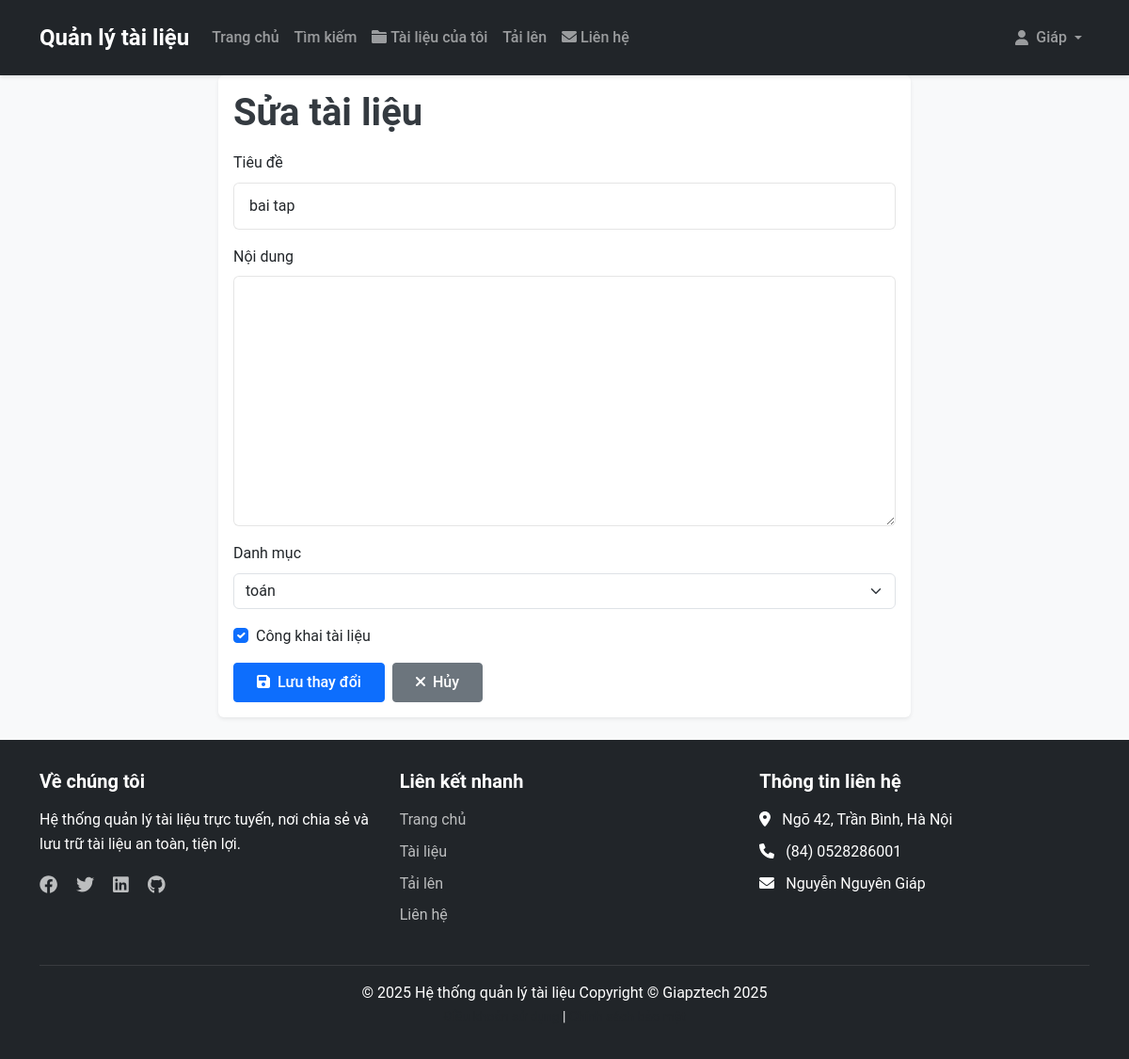
/edit_document.php?id=15 (signed in), run on the app's committed database.
### tables this page shows
CREATE TABLE `documents` (
  `id` int NOT NULL AUTO_INCREMENT,
  `title` varchar(255) NOT NULL,
  `content` text,
  `download_link` varchar(255) DEFAULT NULL,
  `description` text,
  `filename` varchar(255) NOT NULL,
  `original_filename` varchar(255) NOT NULL,
  `file_size` bigint NOT NULL,
  `file_type` varchar(100) NOT NULL,
  `user_id` int NOT NULL,
  `created_at` timestamp NOT NULL DEFAULT CURRENT_TIMESTAMP,
  `updated_at` timestamp NOT NULL DEFAULT CURRENT_TIMESTAMP ON UPDATE CURRENT_TIMESTAMP,
  `visibility` enum('public','private') DEFAULT 'public',
  `downloads` int DEFAULT '0',
  `category_id` int DEFAULT NULL,
  PRIMARY KEY (`id`),
  KEY `user_id` (`user_id`),
  KEY `fk_documents_category` (`category_id`),
  CONSTRAINT `documents_ibfk_1` FOREIGN KEY (`user_id`) REFERENCES `users` (`id`) ON DELETE CASCADE,
  CONSTRAINT `fk_documents_category` FOREIGN KEY (`category_id`) REFERENCES `categories` (`id`) ON DELETE SET NULL
);

CREATE TABLE `users` (
  `id` int NOT NULL AUTO_INCREMENT,
  `email` varchar(255) NOT NULL,
  `password` varchar(255) NOT NULL,
  `role_id` int NOT NULL,
  `full_name` varchar(255) NOT NULL,
  `status` enum('active','inactive','banned') NOT NULL DEFAULT 'active',
  `created_at` timestamp NOT NULL DEFAULT CURRENT_TIMESTAMP,
  `updated_at` timestamp NOT NULL DEFAULT CURRENT_TIMESTAMP ON UPDATE CURRENT_TIMESTAMP,
  PRIMARY KEY (`id`),
  UNIQUE KEY `email` (`email`),
  KEY `role_id` (`role_id`),
  CONSTRAINT `users_ibfk_1` FOREIGN KEY (`role_id`) REFERENCES `roles` (`id`)
);

### classes/Settings.php (called while the page is built, shortened)
<?php
class Settings {
    private static $instance = null;
    public static function getInstance($conn = null) {
        if (self::$instance === null) {
            self::$instance = new self($conn);
        }
        return self::$instance;
    }
}

### classes/Auth.php (called while the page is built, shortened)
<?php
require_once __DIR__ . '/Settings.php';
class Auth {
    public function isLoggedIn() {
        return isset($_SESSION['user_id']);
    }
    public function isAdmin() {
        return isset($_SESSION['admin_id']);
    }
    public function isUserLoggedIn() {
        return isset($_SESSION['user_id']);
    }
    public function getCurrentUserData() {
        $is_admin_area = strpos($_SERVER['REQUEST_URI'], '/admin/') !== false;
        if ($this->isUserLoggedIn()) {
            return [
                'id' => $_SESSION['user_id'],
                'email' => $_SESSION['user_email'],
                'name' => $_SESSION['user_name'],
                'role' => $_SESSION['user_role'],
                'is_admin' => false
            ];
        }
        return null;
    }
}

### edit_document.php (the view, shortened to what this page needs)
<?php
require_once 'classes/Settings.php';
$database = new Database();
$conn = $database->getConnection();
$document_id = $_GET['id'] ?? 0;
$query = "
    SELECT d.*, u.full_name as uploader_name, c.name as category_name, c.id as category_id
    FROM documents d
    LEFT JOIN users u ON d.user_id = u.id
    LEFT JOIN categories c ON d.category_id = c.id
    WHERE d.id = ?
";
$stmt = $conn->prepare($query);
$stmt->execute([$document_id]);
$document = $stmt->fetch();
$category_query = "SELECT id, name FROM categories ORDER BY name";
$category_stmt = $conn->prepare($category_query);
$category_stmt->execute();
$categories = $category_stmt->fetchAll();
require_once 'includes/header.php';
?>
<div class="container mt-4">
    <div class="row">
        <div class="col-md-8 mx-auto">
            <div class="card">
                <div class="card-body">
                    <h1 class="card-title">Sửa tài liệu</h1>
                    <form method="POST" action="">
                        <div class="mb-3">
                            <label for="title" class="form-label">Tiêu đề</label>
                            <input type="text" class="form-control" id="title" name="title"
                                   value="<?php echo htmlspecialchars($document['title'] ?? ''); ?>" required>
                        </div>
                        <div class="mb-3">
                            <label for="content" class="form-label">Nội dung</label>
                            <textarea class="form-control" id="content" name="content" rows="10"
                                      required><?php echo htmlspecialchars($document['content'] ?? ''); ?></textarea>
                        </div>
                        <div class="mb-3">
                            <label for="category_id" class="form-label">Danh mục</label>
                            <select class="form-select" id="category_id" name="category_id">
                                <?php foreach ($categories as $category): ?>
                                    <option value="<?php echo $category['id']; ?>"
                                            <?php echo ($category['id'] == ($document['category_id'] ?? null)) ? 'selected' : ''; ?>>
                                        <?php echo htmlspecialchars($category['name']); ?>
                                    </option>
                                <?php endforeach; ?>
                            </select>
                        </div>
                        <div class="mb-3 form-check">
                            <input type="checkbox" class="form-check-input" id="is_public" name="is_public"
                                   <?php echo ($document['visibility'] ?? 'public') === 'public' ? 'checked' : ''; ?>>
                            <label class="form-check-label" for="is_public">Công khai tài liệu</label>
                        </div>
                        <div class="d-flex gap-2">
                            <button type="submit" class="btn btn-primary">
                                <i class="fas fa-save me-2"></i>Lưu thay đổi
                            </button>
                            <a href="view_document.php?id=<?php echo $document_id; ?>" class="btn btn-secondary">
                                <i class="fas fa-times me-2"></i>Hủy
                            </a>
                        </div>
                    </form>
                </div>
            </div>
        </div>
    </div>
</div>
<?php require_once 'includes/footer.php'; ?>

### includes/header.php (shortened to what this page needs)
<?php
require_once __DIR__ . '/../classes/Auth.php';
$auth = new Auth($conn);
$current_user = $auth->getCurrentUserData();
?>
<!DOCTYPE html>
<html lang="vi">
<head>
    <link href="https://cdn.jsdelivr.net/npm/bootstrap@5.3.0/dist/css/bootstrap.min.css" rel="stylesheet">
    <link href="https://cdnjs.cloudflare.com/ajax/libs/font-awesome/6.0.0/css/all.min.css" rel="stylesheet">
    <link href="assets/css/style.css" rel="stylesheet">
</head>
<body>
<nav class="navbar navbar-expand-lg navbar-dark bg-dark">
    <div class="container">
        <a class="navbar-brand" href="index.php">Quản lý tài liệu</a>
        <div class="collapse navbar-collapse" id="navbarNav">
            <ul class="navbar-nav me-auto">
                <li class="nav-item">
                    <a class="nav-link" href="index.php">Trang chủ</a>
                </li>
                <li class="nav-item">
                    <a class="nav-link" href="search.php">Tìm kiếm</a>
                </li>
                <?php if ($auth->isLoggedIn()): ?>
                    <li class="nav-item">
                        <a class="nav-link" href="my_documents.php">
                            <i class="fas fa-folder me-1"></i>Tài liệu của tôi
                        </a>
                    </li>
                    <li class="nav-item">
                        <a class="nav-link" href="upload.php">Tải lên</a>
                    </li>
                <?php endif; ?>
                <li class="nav-item">
                    <a class="nav-link" href="contact.php">
                        <i class="fas fa-envelope me-1"></i>Liên hệ
                    </a>
                </li>
            </ul>
            <ul class="navbar-nav">
                <?php if ($current_user): ?>
                    <li class="nav-item dropdown">
                        <a class="nav-link dropdown-toggle d-flex align-items-center" href="#" role="button" id="userDropdownMenu" data-bs-toggle="dropdown" aria-expanded="false">
                            <i class="fas fa-user me-2"></i>
                            <span><?php echo htmlspecialchars($current_user['name']); ?></span>
                        </a>
                    </li>
                <?php endif; ?>
            </ul>
        </div>
    </div>
</nav>
</body>
</html>

### assets/css/style.css (style rules this page uses)
:root { --primary-color: #007bff; --secondary-color: #6c757d; --success-color: #28a745; --danger-color: #dc3545; --warning-color: #ffc107; --info-color: #17a2b8; --dark-color: #343a40; --light-color: #f8f9fa; }
body { background-color: var(--light-color); font-family: 'Roboto', sans-serif; line-height: 1.6; }
.navbar { box-shadow: 0 2px 4px rgba(0,0,0,.1); padding: 1rem 0; }
.navbar-brand { font-weight: 700; font-size: 1.5rem; color: white !important; }
.navbar-nav .nav-link { font-weight: 500; padding: 0.5rem 1rem; transition: color 0.3s ease; }
.card { border: none; box-shadow: 0 0.125rem 0.25rem rgba(0,0,0,.075); transition: all 0.3s ease; margin-bottom: 1.5rem; }
.card-title { color: var(--dark-color); font-weight: 600; margin-bottom: 1rem; }
.btn { font-weight: 500; padding: 0.5rem 1.5rem; border-radius: 0.25rem; transition: all 0.3s ease; }
.form-control { border: 1px solid rgba(0,0,0,.1); padding: 0.75rem 1rem; font-size: 1rem; transition: all 0.3s ease; }
.card { transition: transform 0.2s; }

### includes/header.php (style rules this page uses)
body { padding-top: 56px; }
.navbar { position: fixed; top: 0; right: 0; left: 0; z-index: 1030; background-color: #212529 !important; box-shadow: 0 2px 4px rgba(0,0,0,.1); }
.nav-item.dropdown .dropdown-toggle::after { margin-left: 0.5rem; }

### includes/footer.php (style rules this page uses)
html { height: 100%; }
body { min-height: 100%; display: flex; flex-direction: column; }

### data on the page
documents: user.full_name "Giáp", title "bai tap", visibility "☑"

### other printed values
form field category_id "toán"
